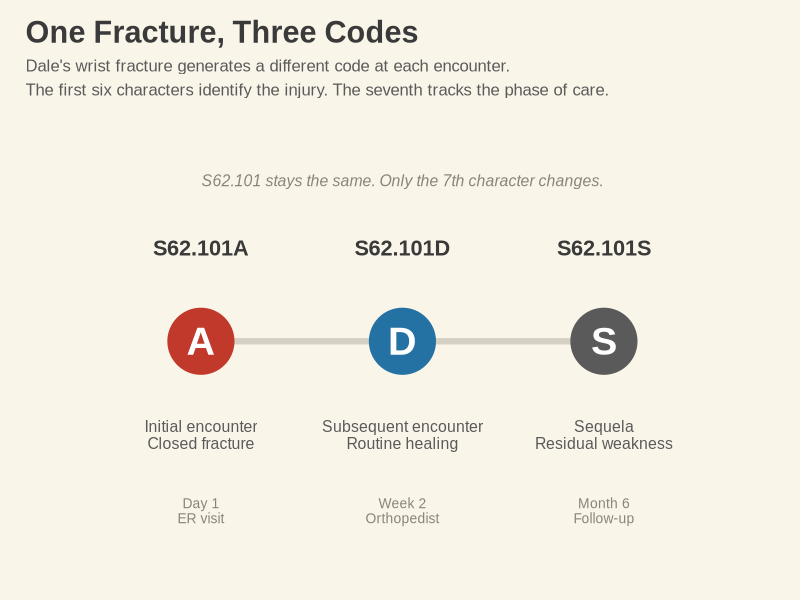
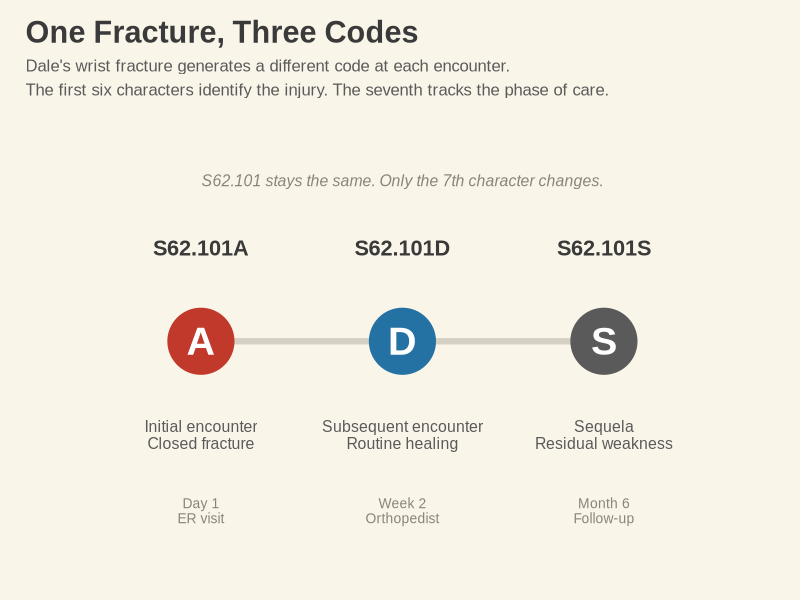

These figures' R source, in order:
# Chart 2: One Fracture, Three Codes
# Copyright © 2026 Andrew R. Crocker

library(ggplot2)
library(dplyr)

theme_1950s <- function() {
  theme_minimal(base_family = "Arial", base_size = 14) +
    theme(
      plot.background = element_rect(fill = "#FAF5E9", color = NA),
      panel.background = element_rect(fill = "#FAF5E9", color = NA),
      panel.grid.major = element_line(color = "#E6DECA", linewidth = 0.6),
      panel.grid.minor = element_blank(),
      axis.title = element_text(face = "bold", color = "#3A3A3A"),
      axis.text = element_text(color = "#4A4A4A"),
      plot.title = element_text(face = "bold", size = 20, color = "#3A3A3A"),
      plot.subtitle = element_text(size = 13, color = "#5A5A5A"),
      plot.margin = margin(15, 15, 15, 15),
      legend.position = "none"
    )
}

data <- data.frame(
  x = c(1, 2, 3),
  code = c("S62.101A", "S62.101D", "S62.101S"),
  ext = c("A", "D", "S"),
  meaning = c("Initial encounter\nClosed fracture",
              "Subsequent encounter\nRoutine healing",
              "Sequela\nResidual weakness"),
  timepoint = c("Day 1\nER visit", "Week 2\nOrthopedist", "Month 6\nFollow-up"),
  color = c("#C0392B", "#2471A3", "#5A5A5A")
)

p <- ggplot(data, aes(x = x, y = 0.5)) +
  geom_segment(aes(x = 1, xend = 3, y = 0.5, yend = 0.5),
               color = "#D5D0C4", linewidth = 2) +
  geom_point(aes(color = color), size = 22) +
  scale_color_identity() +
  geom_text(aes(label = ext), color = "white", size = 10,
            fontface = "bold", family = "Arial") +
  geom_text(aes(y = 0.72, label = code), size = 5.5, fontface = "bold",
            color = "#3A3A3A", family = "Arial") +
  geom_text(aes(y = 0.28, label = meaning), size = 4, color = "#5A5A5A",
            lineheight = 0.9, family = "Arial") +
  geom_text(aes(y = 0.1, label = timepoint), size = 3.5, color = "#8A8478",
            lineheight = 0.9, family = "Arial") +
  annotate("text", x = 2, y = 0.88,
           label = "S62.101 stays the same. Only the 7th character changes.",
           size = 4, color = "#8A8478", fontface = "italic", family = "Arial") +
  coord_cartesian(xlim = c(0.3, 3.7), ylim = c(0, 1)) +
  labs(
    title = "One Fracture, Three Codes",
    subtitle = "Dale's wrist fracture generates a different code at each encounter.\nThe first six characters identify the injury. The seventh tracks the phase of care."
  ) +
  theme_1950s() +
  theme(
    panel.grid.major = element_blank(),
    axis.text = element_blank(),
    axis.title = element_blank(),
    plot.title = element_text(size = 22),
    plot.subtitle = element_text(size = 12, lineheight = 1.2)
  )

print(p)
ggsave("~/Downloads/chart2_episode_of_care.png", p, width = 16, height = 9,
       units = "in", dpi = 150, bg = "#FAF5E9")
